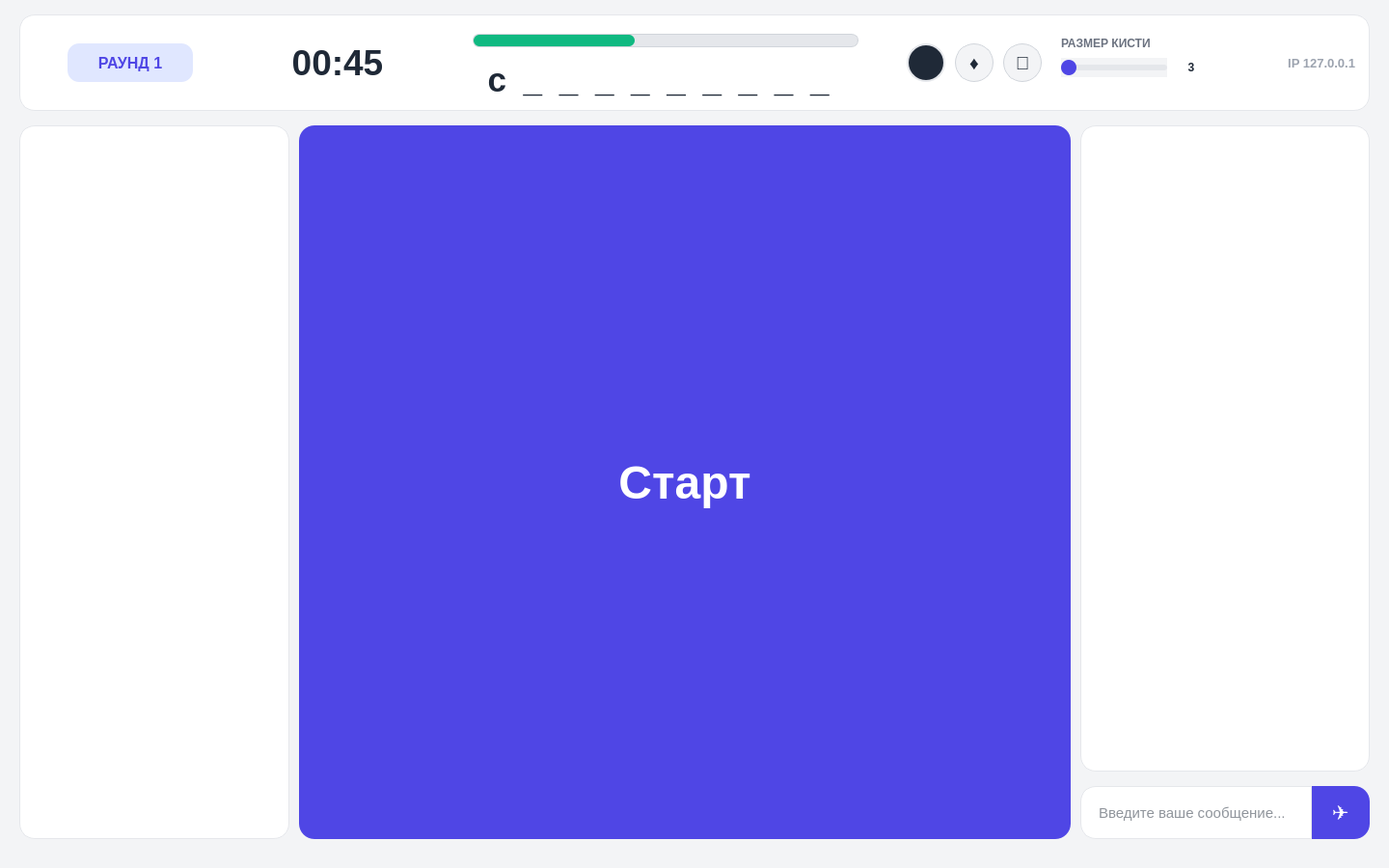
<?xml version="1.0" encoding="UTF-8"?>
<ui version="4.0">
 <class>GameWindow</class>
 <widget class="QMainWindow" name="GameWindow">
  <property name="geometry">
   <rect>
    <x>0</x>
    <y>0</y>
    <width>1440</width>
    <height>900</height>
   </rect>
  </property>
  <property name="minimumSize">
   <size>
    <width>1440</width>
    <height>900</height>
   </size>
  </property>
  <property name="maximumSize">
   <size>
    <width>1440</width>
    <height>900</height>
   </size>
  </property>
  <property name="windowTitle">
   <string>Crocodile Game</string>
  </property>
  <widget class="QWidget" name="centralwidget">
   <property name="styleSheet">
    <string notr="true">background-color: #f3f4f6;
color: #1f2937;
font-family: &quot;Segoe UI&quot;, Roboto, Helvetica, Arial, sans-serif;</string>
   </property>
   <widget class="QTableWidget" name="PlayersTable">
    <property name="geometry">
     <rect>
      <x>20</x>
      <y>130</y>
      <width>280</width>
      <height>740</height>
     </rect>
    </property>
    <property name="styleSheet">
     <string notr="true">QTableWidget {
    background-color: #ffffff;
    border: 1px solid #e5e7eb;
    border-radius: 16px;
    padding: 8px;
}
QTableWidget::item {
    padding: 10px;
    border-bottom: 1px solid #f3f4f6;
}
QHeaderView::section {
    background-color: #f9fafb;
    border: none;
    font-weight: 600;
    color: #4b5563;
}</string>
    </property>
   </widget>
   <widget class="PaintWidget" name="Canvas" native="true">
    <property name="geometry">
     <rect>
      <x>310</x>
      <y>130</y>
      <width>800</width>
      <height>740</height>
     </rect>
    </property>
    <property name="styleSheet">
     <string notr="true">background-color: #ffffff;
border: 1px solid #e5e7eb;
border-radius: 16px;</string>
    </property>
    <widget class="QPushButton" name="specialFrame">
     <property name="geometry">
      <rect>
       <x>0</x>
       <y>0</y>
       <width>800</width>
       <height>740</height>
      </rect>
     </property>
     <property name="styleSheet">
      <string notr="true">background-color: rgba(255, 255, 255, 0.9);
border-radius: 16px;
border: none;</string>
     </property>
     <property name="text">
      <string/>
     </property>
    </widget>
    <widget class="QLabel" name="TimeToChooseWordLabel">
     <property name="geometry">
      <rect>
       <x>330</x>
       <y>160</y>
       <width>140</width>
       <height>70</height>
      </rect>
     </property>
     <property name="font">
      <font>
       <family>Segoe UI</family>
       <pointsize>48</pointsize>
       <bold>true</bold>
      </font>
     </property>
     <property name="styleSheet">
      <string notr="true">background: transparent;
color: #4f46e5;</string>
     </property>
     <property name="text">
      <string>10</string>
     </property>
     <property name="alignment">
      <set>Qt::AlignmentFlag::AlignCenter</set>
     </property>
    </widget>
    <widget class="QPushButton" name="Word1Label">
     <property name="geometry">
      <rect>
       <x>240</x>
       <y>260</y>
       <width>320</width>
       <height>60</height>
      </rect>
     </property>
     <property name="font">
      <font>
       <family>Segoe UI</family>
       <pointsize>16</pointsize>
       <bold>true</bold>
      </font>
     </property>
     <property name="styleSheet">
      <string notr="true">QPushButton {
    background-color: #ffffff;
    color: #1f2937;
    border: 2px solid #e5e7eb;
    border-radius: 30px;
}
QPushButton:hover {
    background-color: #4f46e5;
    color: #ffffff;
    border-color: #4f46e5;
}</string>
     </property>
     <property name="text">
      <string>CROCODILE</string>
     </property>
    </widget>
    <widget class="QPushButton" name="Word2Label">
     <property name="geometry">
      <rect>
       <x>240</x>
       <y>340</y>
       <width>320</width>
       <height>60</height>
      </rect>
     </property>
     <property name="font">
      <font>
       <family>Segoe UI</family>
       <pointsize>16</pointsize>
       <bold>true</bold>
      </font>
     </property>
     <property name="styleSheet">
      <string notr="true">QPushButton {
    background-color: #ffffff;
    color: #1f2937;
    border: 2px solid #e5e7eb;
    border-radius: 30px;
}
QPushButton:hover {
    background-color: #4f46e5;
    color: #ffffff;
    border-color: #4f46e5;
}</string>
     </property>
     <property name="text">
      <string>SENSEI</string>
     </property>
    </widget>
    <widget class="QPushButton" name="Word3Label">
     <property name="geometry">
      <rect>
       <x>240</x>
       <y>420</y>
       <width>320</width>
       <height>60</height>
      </rect>
     </property>
     <property name="font">
      <font>
       <family>Segoe UI</family>
       <pointsize>16</pointsize>
       <bold>true</bold>
      </font>
     </property>
     <property name="styleSheet">
      <string notr="true">QPushButton {
    background-color: #ffffff;
    color: #1f2937;
    border: 2px solid #e5e7eb;
    border-radius: 30px;
}
QPushButton:hover {
    background-color: #4f46e5;
    color: #ffffff;
    border-color: #4f46e5;
}</string>
     </property>
     <property name="text">
      <string>CUCUMBER</string>
     </property>
    </widget>
    <widget class="QPushButton" name="StartGameButton">
     <property name="geometry">
      <rect>
       <x>0</x>
       <y>0</y>
       <width>800</width>
       <height>740</height>
      </rect>
     </property>
     <property name="font">
      <font>
       <family>Segoe UI</family>
       <pointsize>36</pointsize>
       <bold>true</bold>
      </font>
     </property>
     <property name="styleSheet">
      <string notr="true">QPushButton {
    background-color: #4f46e5;
    color: #ffffff;
    border: none;
    border-radius: 16px;
}
QPushButton:hover {
    background-color: #4338ca;
}</string>
     </property>
     <property name="text">
      <string>Старт</string>
     </property>
    </widget>
   </widget>
   <widget class="QListWidget" name="ChatList">
    <property name="geometry">
     <rect>
      <x>1120</x>
      <y>130</y>
      <width>300</width>
      <height>670</height>
     </rect>
    </property>
    <property name="styleSheet">
     <string notr="true">QListWidget {
    background-color: #ffffff;
    border: 1px solid #e5e7eb;
    border-radius: 16px;
    padding: 10px;
}
QListWidget::item {
    padding: 8px;
    margin-bottom: 4px;
    background-color: #f9fafb;
    border-radius: 8px;
}</string>
    </property>
    <property name="horizontalScrollBarPolicy">
     <enum>Qt::ScrollBarPolicy::ScrollBarAlwaysOff</enum>
    </property>
    <property name="wordWrap">
     <bool>true</bool>
    </property>
   </widget>
   <widget class="QLineEdit" name="InputChat">
    <property name="geometry">
     <rect>
      <x>1120</x>
      <y>815</y>
      <width>240</width>
      <height>55</height>
     </rect>
    </property>
    <property name="font">
     <font>
      <family>Segoe UI</family>
      <pointsize>11</pointsize>
     </font>
    </property>
    <property name="styleSheet">
     <string notr="true">QLineEdit {
    background-color: #ffffff;
    border: 1px solid #e5e7eb;
    border-top-left-radius: 16px;
    border-bottom-left-radius: 16px;
    padding-left: 16px;
}
QLineEdit:focus {
    border: 1px solid #4f46e5;
}</string>
    </property>
    <property name="placeholderText">
     <string>Введите ваше сообщение...</string>
    </property>
   </widget>
   <widget class="QPushButton" name="EnterChat">
    <property name="geometry">
     <rect>
      <x>1360</x>
      <y>815</y>
      <width>60</width>
      <height>55</height>
     </rect>
    </property>
    <property name="font">
     <font>
      <family>Segoe UI</family>
      <pointsize>16</pointsize>
     </font>
    </property>
    <property name="styleSheet">
     <string notr="true">QPushButton {
    background-color: #4f46e5;
    color: #ffffff;
    border: none;
    border-top-right-radius: 16px;
    border-bottom-right-radius: 16px;
}
QPushButton:hover {
    background-color: #4338ca;
}</string>
    </property>
    <property name="text">
     <string>✈️</string>
    </property>
   </widget>
   <widget class="QFrame" name="DesignFrame">
    <property name="geometry">
     <rect>
      <x>20</x>
      <y>15</y>
      <width>1400</width>
      <height>100</height>
     </rect>
    </property>
    <property name="styleSheet">
     <string notr="true">QFrame#DesignFrame {
    background-color: #ffffff;
    border: 1px solid #e5e7eb;
    border-radius: 16px;
}</string>
    </property>
    <widget class="QLabel" name="RoundNumLabel">
     <property name="geometry">
      <rect>
       <x>50</x>
       <y>30</y>
       <width>130</width>
       <height>40</height>
      </rect>
     </property>
     <property name="font">
      <font>
       <family>Segoe UI</family>
       <pointsize>12</pointsize>
       <bold>true</bold>
      </font>
     </property>
     <property name="styleSheet">
      <string notr="true">background-color: #e0e7ff; color: #4f46e5; border-radius: 12px;</string>
     </property>
     <property name="text">
      <string>РАУНД 1</string>
     </property>
     <property name="alignment">
      <set>Qt::AlignmentFlag::AlignCenter</set>
     </property>
    </widget>
    <widget class="QLabel" name="TimeLeftLabel">
     <property name="geometry">
      <rect>
       <x>230</x>
       <y>25</y>
       <width>200</width>
       <height>50</height>
      </rect>
     </property>
     <property name="font">
      <font>
       <family>Segoe UI</family>
       <pointsize>28</pointsize>
       <bold>true</bold>
      </font>
     </property>
     <property name="styleSheet">
      <string notr="true">color: #1f2937; background: transparent;</string>
     </property>
     <property name="text">
      <string>00:45</string>
     </property>
     <property name="alignment">
      <set>Qt::AlignmentFlag::AlignCenter</set>
     </property>
    </widget>
    <widget class="QProgressBar" name="TimeLeftBar">
     <property name="geometry">
      <rect>
       <x>470</x>
       <y>20</y>
       <width>400</width>
       <height>14</height>
      </rect>
     </property>
     <property name="styleSheet">
      <string notr="true">QProgressBar {
    border: 1px solid #d1d5db;
    border-radius: 7px;
    background-color: #e5e7eb;
    text-align: center;
}
QProgressBar::chunk {
    background-color: #10b981;
    border-radius: 6px;
}</string>
     </property>
     <property name="value">
      <number>42</number>
     </property>
     <property name="textVisible">
      <bool>false</bool>
     </property>
    </widget>
    <widget class="QLabel" name="WordLabel">
     <property name="geometry">
      <rect>
       <x>409</x>
       <y>45</y>
       <width>511</width>
       <height>45</height>
      </rect>
     </property>
     <property name="font">
      <font>
       <family>Segoe UI</family>
       <pointsize>26</pointsize>
       <bold>true</bold>
      </font>
     </property>
     <property name="styleSheet">
      <string notr="true">color: #1f2937; background: transparent; letter-spacing: 4px;</string>
     </property>
     <property name="text">
      <string>c _ _ _ _ _ _ _ _ _</string>
     </property>
     <property name="alignment">
      <set>Qt::AlignmentFlag::AlignCenter</set>
     </property>
    </widget>
    <widget class="QPushButton" name="ChooseColorButton">
     <property name="geometry">
      <rect>
       <x>920</x>
       <y>30</y>
       <width>40</width>
       <height>40</height>
      </rect>
     </property>
     <property name="font">
      <font>
       <family>Segoe UI</family>
       <pointsize>14</pointsize>
      </font>
     </property>
     <property name="toolTip">
      <string>Выбрать цвет кисти</string>
     </property>
     <property name="styleSheet">
      <string notr="true">border-radius: 20px;
background-color: #1f2937;
border: 2px solid #e5e7eb;</string>
     </property>
     <property name="text">
      <string>🎨</string>
     </property>
    </widget>
    <widget class="QPushButton" name="FillingButton">
     <property name="geometry">
      <rect>
       <x>970</x>
       <y>30</y>
       <width>40</width>
       <height>40</height>
      </rect>
     </property>
     <property name="font">
      <font>
       <family>Segoe UI</family>
       <pointsize>14</pointsize>
      </font>
     </property>
     <property name="toolTip">
      <string>Заливка холста (Заливает весь фон выбранным цветом)</string>
     </property>
     <property name="styleSheet">
      <string notr="true">QPushButton {
    border-radius: 20px;
    background-color: #f3f4f6;
    border: 1px solid #d1d5db;
}
QPushButton:checked {
    background-color: #e0e7ff;
    border: 2px solid #4f46e5;
}</string>
     </property>
     <property name="text">
      <string>♦</string>
     </property>
     <property name="checkable">
      <bool>true</bool>
     </property>
    </widget>
    <widget class="QPushButton" name="EraseButton">
     <property name="geometry">
      <rect>
       <x>1020</x>
       <y>30</y>
       <width>40</width>
       <height>40</height>
      </rect>
     </property>
     <property name="font">
      <font>
       <family>Segoe UI</family>
       <pointsize>14</pointsize>
      </font>
     </property>
     <property name="toolTip">
      <string>Ластик (Удерживайте нажатым для полной очистки экрана)</string>
     </property>
     <property name="styleSheet">
      <string notr="true">QPushButton {
    border-radius: 20px;
    background-color: #f3f4f6;
    border: 1px solid #d1d5db;
}
QPushButton:checked {
    background-color: #fee2e2;
    border: 2px solid #ef4444;
}</string>
     </property>
     <property name="text">
      <string>🧽</string>
     </property>
     <property name="checkable">
      <bool>true</bool>
     </property>
    </widget>
    <widget class="QLabel" name="BrushSizeLabel_tip">
     <property name="geometry">
      <rect>
       <x>1080</x>
       <y>20</y>
       <width>110</width>
       <height>20</height>
      </rect>
     </property>
     <property name="font">
      <font>
       <family>Segoe UI</family>
       <pointsize>9</pointsize>
       <bold>true</bold>
      </font>
     </property>
     <property name="styleSheet">
      <string notr="true">color: #6b7280; background: transparent;</string>
     </property>
     <property name="text">
      <string>РАЗМЕР КИСТИ</string>
     </property>
    </widget>
    <widget class="QSlider" name="BrushSizeSlider">
     <property name="geometry">
      <rect>
       <x>1080</x>
       <y>45</y>
       <width>110</width>
       <height>20</height>
      </rect>
     </property>
     <property name="styleSheet">
      <string notr="true">QSlider::groove:horizontal {
    border: none;
    height: 6px;
    background: #e5e7eb;
    border-radius: 3px;
}
QSlider::handle:horizontal {
    background: #4f46e5;
    width: 16px;
    height: 16px;
    margin: -5px 0;
    border-radius: 8px;
}</string>
     </property>
     <property name="minimum">
      <number>3</number>
     </property>
     <property name="maximum">
      <number>20</number>
     </property>
     <property name="value">
      <number>3</number>
     </property>
     <property name="orientation">
      <enum>Qt::Orientation::Horizontal</enum>
     </property>
    </widget>
    <widget class="QLabel" name="BrushSizeLabel">
     <property name="geometry">
      <rect>
       <x>1200</x>
       <y>45</y>
       <width>30</width>
       <height>20</height>
      </rect>
     </property>
     <property name="font">
      <font>
       <family>Segoe UI</family>
       <bold>true</bold>
      </font>
     </property>
     <property name="styleSheet">
      <string notr="true">color: #1f2937; background: transparent;</string>
     </property>
     <property name="text">
      <string>3</string>
     </property>
     <property name="alignment">
      <set>Qt::AlignmentFlag::AlignCenter</set>
     </property>
    </widget>
    <widget class="QLabel" name="IPLabel">
     <property name="geometry">
      <rect>
       <x>1240</x>
       <y>35</y>
       <width>145</width>
       <height>30</height>
      </rect>
     </property>
     <property name="font">
      <font>
       <family>Segoe UI</family>
       <pointsize>10</pointsize>
       <bold>true</bold>
      </font>
     </property>
     <property name="styleSheet">
      <string notr="true">color: #9ca3af; background: transparent;</string>
     </property>
     <property name="text">
      <string>IP 127.0.0.1</string>
     </property>
     <property name="alignment">
      <set>Qt::AlignmentFlag::AlignRight|Qt::AlignmentFlag::AlignTrailing|Qt::AlignmentFlag::AlignVCenter</set>
     </property>
    </widget>
   </widget>
   <zorder>DesignFrame</zorder>
   <zorder>PlayersTable</zorder>
   <zorder>Canvas</zorder>
   <zorder>ChatList</zorder>
   <zorder>InputChat</zorder>
   <zorder>EnterChat</zorder>
  </widget>
  <widget class="QMenuBar" name="menubar">
   <property name="geometry">
    <rect>
     <x>0</x>
     <y>0</y>
     <width>1440</width>
     <height>21</height>
    </rect>
   </property>
  </widget>
 </widget>
 <customwidgets>
  <customwidget>
   <class>PaintWidget</class>
   <extends>QWidget</extends>
   <header>paintwidget.h</header>
   <container>1</container>
  </customwidget>
 </customwidgets>
 <resources/>
 <connections/>
</ui>
